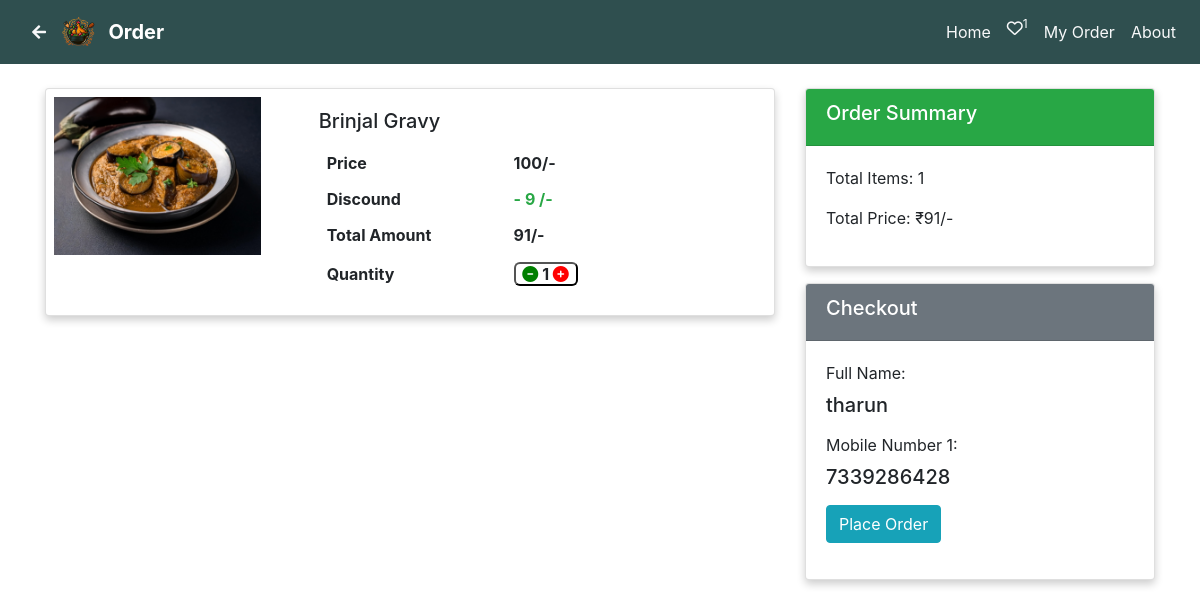
The app's page /second page.php?order_product=20 (signed in) with its own data.
### tables this page shows
CREATE TABLE `product` (
  `product_id` int(3) NOT NULL,
  `product_name` varchar(50) DEFAULT NULL,
  `product_scale` varchar(100) DEFAULT NULL,
  `product_des` varchar(500) DEFAULT NULL,
  `product_keyword` varchar(500) DEFAULT NULL,
  `product_cat` varchar(20) DEFAULT NULL,
  `product_img` varchar(100) DEFAULT NULL,
  `product_img2` varchar(100) DEFAULT NULL,
  `product_img3` varchar(100) DEFAULT NULL,
  `product_stock` int(3) DEFAULT NULL,
  `product_price` int(5) DEFAULT NULL,
  `product_off` int(2) DEFAULT NULL,
  `product_c_price` int(5) DEFAULT NULL,
  `status` int(1) DEFAULT 1
);

CREATE TABLE `user` (
  `user_id` int(5) NOT NULL,
  `user_name` varchar(20) DEFAULT NULL,
  `user_email` varchar(30) DEFAULT NULL,
  `user_pass` varchar(20) DEFAULT NULL,
  `mob_num1` bigint(10) DEFAULT NULL,
  `mob_num2` bigint(10) DEFAULT NULL
);

### place_order.php (the view, shortened to what this page needs)
<?php
if (isset($_GET['order_product'])) {
    $product_id = $_GET['order_product'];
    if (isset($user_id)) {
        function place_order()
        {
            global $user_id, $con, $product_id;
            $select_qry = "SELECT product_c_price,product_img,product_name,product_price,product_stock from product where product_id=$product_id";
            $resulr_qry = mysqli_query($con, $select_qry);
            $row = mysqli_fetch_array($resulr_qry);
            $img = $row['product_img'];
            $product_name = $row['product_name'];
            $product_price_c = $row['product_c_price'];
            $product_price = $row['product_price'];
            $product_stock = $row['product_stock'];
            if ($_SESSION['cart'][$product_id]['quantity'] <= $product_stock) {
                $qty = $_SESSION['cart'][$product_id]['quantity'];
            } else {
                $_SESSION['cart'][$product_id] = ['productId' => $product_id, 'quantity' => $product_stock];
                $qty = $_SESSION['cart'][$product_id]['quantity'];
            }
            if (isset($_POST['submit']) && $qty != 0 && $qty <= $product_stock) {
                $insert_qry = "INSERT INTO user_order(product_id,user_id,qty,total_price,o_date,d_date)values($product_id,$user_id,$qty, $product_price_c*$qty,now(),DATE_ADD(NOW(),INTERVAL 1 HOUR))";
                $result_insert = mysqli_query($con, $insert_qry);
                $last_id = mysqli_insert_id($con);
                $update_qry = "UPDATE product SET product_stock=product_stock- $qty where product_id=$product_id";
                $result_update = mysqli_query($con, $update_qry);
                if ($result_insert) {
                    $select_qry = "SELECT d_date from user_order Where o_id=$last_id";
                    $result_qry = mysqli_query($con, $select_qry);
                    $row = mysqli_fetch_array($result_qry);
                    ?>
                    <div class="svg">
                        <div class="confirmation-container">
                            <div class="checkmark-container">
                                <div class="checkmark"></div>
                            </div>
                            <h1 class="order_heading">Order Confirmed!</h1>
                            <p class="order_detailes">Your order has been successfully placed and will be delivered on
                                <?php echo $row['d_date']; ?>. <br>Thank you
                                for choosing us.</p>
                            <a href="second page.php?order" class=" nav-link order-button">Go to My Order</a>
                        </div>
                    </div>
                    <?php
                }
            } else { ?>
                <div class="container my-3">
                    <div class="row">
                        <div class="col-lg-8 col-md-7 col-sm-12 mb-3" id="product-cards">
                            <div class="card md-3">
                                <div class="row g-0">
                                    <div class="col-md-4">
                                        <img src="./admin/product_image/<?php echo $img; ?>" class="img-fluid rounded-start p-2"
                                            alt="<?php echo $product_name; ?>">
                                    </div>
                                    <div class="col-md-8">
                                        <div class="card-body">
                                            <h5 class="card-title"><?php echo $product_name; ?></h5>
                                            <table>
                                                <tr>
                                                    <th class='p-2'>
                                                        Price
                                                    </th>
                                                    <th>
                                                        <spam id="product_price"><?php echo $product_price * $qty; ?></spam>/-
                                                    </th>
                                                </tr>
                                                <tr>
                                                    <th class='p-2'>
                                                        Discound
                                                    </th>
                                                    <th class='text-success'>-
                                                        <spam id="product_discount">
                                                            <?php echo ($product_price - $product_price_c) * $qty; ?>
                                                        </spam>
                                                        /-
                                                    </th>
                                                </tr>
                                                <tr>
                                                    <th class='p-2'>
                                                        Total Amount
                                                    </th>
                                                    <th>
                                                        <spam id="total_price"><?php echo $product_price_c * $qty; ?></spam>/-
                                                    </th>
                                                </tr>
                                                <tr>
                                                    <th class='p-2'>
                                                        Quantity
                                                    </th>
                                                    <th>
                                                        <div class='quantity'>
                                                            <a href='second page.php?dec_view=<?php echo $product_id; ?>' class='dec'><i
                                                                    class='fa-solid fa-circle-minus'></i></a>
                                                            <span><?php echo $qty; ?></span>
                                                            <a href='second page.php?inc_view=<?php echo $product_id; ?>' class='inc'><i
                                                                    class='fa-solid fa-circle-plus'></i></a>
                                                        </div>
                                                    </th>
                                                </tr>
                                            </table>
                                        </div>
                                    </div>
                                </div>
                            </div>
                        </div>
                        <div class="col-lg-4 col-md-5 col-sm-12">
                            <div class="card mb-3">
                                <div class="card-header bg-success text-white">
                                    <h5>Order Summary</h5>
                                </div>
                                <div class="card-body">
                                    <p>Total Items: <span id="count"><?php echo $qty; ?></span></p>
                                    <p>Total Price: ₹<spam id="total_price"><?php echo $product_price_c * $qty; ?></spam>/-</p>
                                </div>
                            </div>
                            <?php
                            $select_qry = "SELECT user_name,mob_num1,mob_num2 FROM user where user_id=$user_id";
                            $resulr_qry = mysqli_query($con, $select_qry);
                            $row = mysqli_fetch_array($resulr_qry);
                            $user_name = $row['user_name'];
                            $user_mob1 = $row['mob_num1'];
                            ?>
                            <div class="card">
                                <div class="card-header bg-secondary text-white">
                                    <h5>Checkout</h5>
                                </div>
                                <div class="card-body">
                                    <form id="order-form" action="" method="post">
                                        <div class="mb-3">
                                            <label for="name" class="form-label">Full Name: </label>
                                            <h5><?php echo $user_name; ?></h5>
                                        </div>
                                        <div class="mb-3">
                                            <label for="mobile" class="form-label">Mobile Number 1:</label>
                                            <h5><?php echo $user_mob1; ?></h5>
                                        </div>
                                        <input type="submit" name="submit" class="btn btn-info" value="Place Order" <?php if ($qty >= $product_stock) {
                                            echo 'id="disabled"';
                                        } ?>>
                                    </form>
                                </div>
                            </div>
                        </div>
                    </div>
                </div>
                <?php
            }
        }
    } else {
        echo "<script>window.location.href='login_logout.php?login';</script>";
    }
}
?>

### assets/css/style.css (style rules this page uses)
body { font-family: Calibri, serif; }
p, h1, h2, h3, h4, h5, h6, table, .secondary_navbar { cursor: default; }
.quantity { border: 2px outset black; width: 4rem; text-align: center; margin: 0.5rem 0px; border-radius: 6px; }
.inc { color: red; }
.dec { color: green; }
table { width: 300px; }
.card { border-radius: 8px; box-shadow: 0 4px 8px rgba(0, 0, 0, 0.1); margin-bottom: 2px; }
.card-header { font-size: 1.2rem; font-weight: bold; }
.img-fluid { object-fit: cover; height: 237px; width: 237px; }
.card { box-shadow: 0 4px 8px rgba(0, 0, 0, 0.2); transition: box-shadow 0.3s ease; }

### records on screen
product: product_img (picture), product_name "Brinjal Gravy", $product_price*$qty "100", ($product_price - $product_price_c) * $qty "9", $product_price_c*$qty "91", submit "Place Order"
user: user_name "tharun", mob_num1 "7339286428"

### other values on screen
$heading "Order"
$num "1"
$qty "1"
